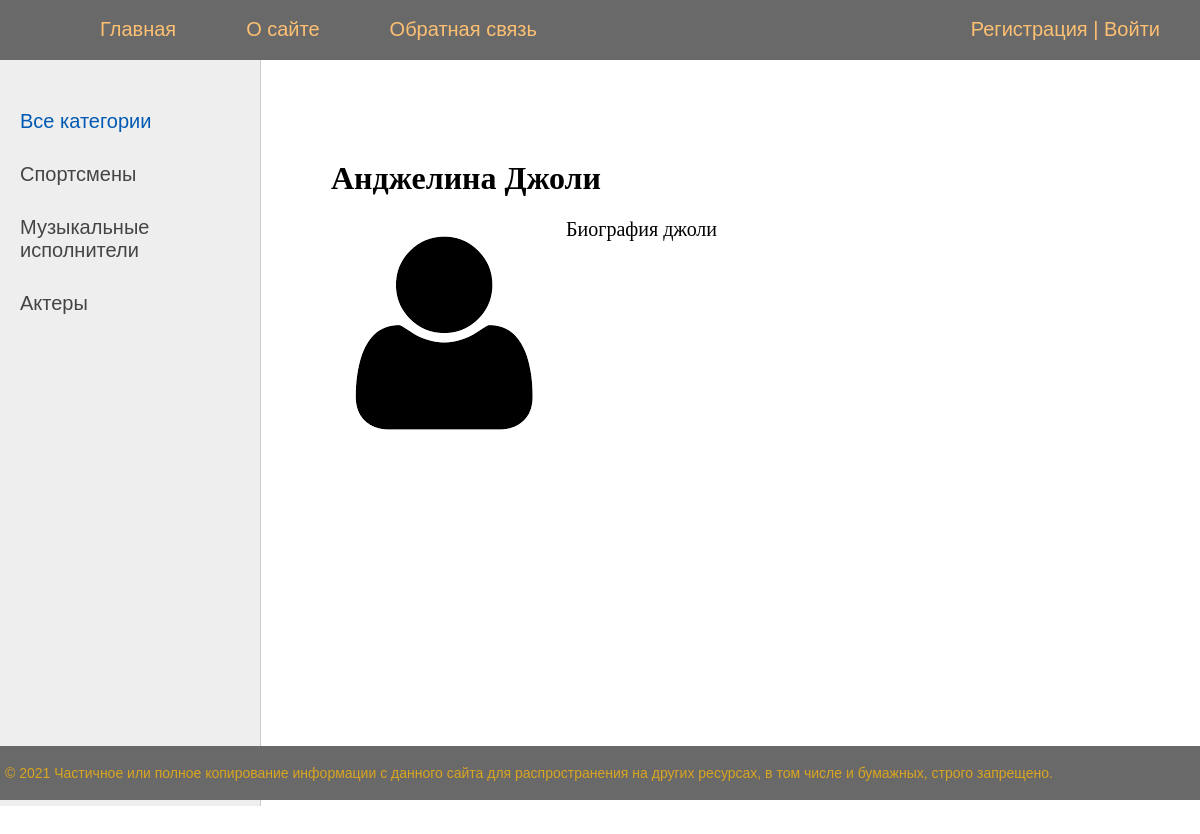
The app's page /post/andzhelina-dzholi/ with its own data.
### women/models.py (models this page shows, shortened)
class Category(models.Model):
    name = models.CharField('название', max_length=100, db_index=True)
    slug = models.SlugField(max_length=255, db_index=True, unique=True, verbose_name='URL')
    class Meta:
        verbose_name = 'Категория'
        verbose_name_plural = 'Категории'
    def __str__(self):
        return self.name
    def get_absolute_url(self):
        return reverse('category', kwargs={'cat_slug': self.slug})

class Women(models.Model):
    title = models.CharField('Название', max_length=255)
    slug = models.SlugField(max_length=255, db_index=True, unique=True, verbose_name='URL')
    content = models.TextField(blank=True)
    photo = models.ImageField('Фото', upload_to="photos/%Y/%m/%d/")
    time_create = models.DateTimeField('Время создания', auto_now_add=True)
    time_update = models.DateTimeField(auto_now=True)
    is_published = models.BooleanField('Опубликовано', default=True)
    cat = models.ForeignKey('Category', on_delete=models.PROTECT, verbose_name='Категории')
    def __str__(self):
        return self.title
    class Meta:
        verbose_name = 'Известные люди'
        verbose_name_plural = 'Известные люди'
        ordering = ['time_create', 'title']

### women/views.py (the view)
# urls.py: path('post/<slug:post_slug>/', ShowPost.as_view(), name='post'),
class ShowPost(DataMixin, DetailView):
    model = Women
    template_name = 'women/post.html'
    slug_url_kwarg = 'post_slug'
    context_object_name = 'post'
    def get_context_data(self, **kwargs):
        context = super().get_context_data(**kwargs)
        c_def = self.get_user_context(title=context['post'])
        return dict(list(context.items()) + list(c_def.items()))

### women/templatetags/women_tags.py (called while the page is built)
@register.simple_tag()
def get_categories(filter=None):
    if filter is None:
        return Category.objects.all()
    return Category.objects.filter(pk=filter)

@register.inclusion_tag('women/list_categories.html')
def show_categories(sort=None, cat_selected=0):
    if not sort:
        cats = Category.objects.all()
    else:
        cats = Category.objects.order_by(sort)
    return {'cats': cats,
            'cat_selected': cat_selected}

### women/utils.py (called while the page is built)
    def get_user_context(self, **kwargs):
        context = kwargs
        cats = Category.objects.annotate(Count('women'))  #
        user_menu = menu.copy()
        if not self.request.user.is_authenticated:
            user_menu.pop(2)
        context['menu'] = user_menu
        context['cats'] = cats
        if 'cat_selected' not in context:
            context['cat_selected'] = 0
        return context

### women/templates/women/post.html
{% extends 'women/base.html' %}
{% block content %}
<h1>{{post.title}}</h1>
{% if post.photo %}
<p><img class="img-article-left" src="{{post.photo.url}}"></p>
{% endif %}
{{post.content|linebreaks}}
{% endblock %}

### women/templates/women/base.html (shortened to what this page needs)
{% load static %}
{% load women_tags %}
<!DOCTYPE html>
<html>
<head>
	<link type="text/css" href="{% static 'women/css/styles.css' %}" rel="stylesheet" />
</head>
<body>
<table class="table-page" border=0 cellpadding="0" cellspacing="0">
<tr><td valign=top>
{% block mainmenu %}
		<div class="header">
			<ul id="mainmenu" class="mainmenu">
			<li class="logo"><a href="{% url 'home' %}"><div class="logo"></div></a></li>
{% for m in menu %}
			<li><a href="{% url m.url_name %}">{{m.title}}</a></li>
{% endfor %}
				{% if request.user.is_authenticated %}
				<li class="last"> {{user.username}} | <a href="{% url 'logout' %}">Выйти</a></li>
				{% else %}
				<li class="last"><a href="{% url 'register' %}">Регистрация</a> | <a href="{% url 'login' %}">Войти</a></li>
				{% endif %}
			</ul>
		</div>
{% endblock mainmenu %}
<table class="table-content" border=0 cellpadding="0" cellspacing="0">
<tr>
	<td valign="top" class="left-chapters">
	<ul id="leftchapters">
{% if cat_selected == 0 %}
		<li class="selected">Все категории</li>
{% else %}
		<li><a href="{% url 'home' %}">Все категории</a></li>
{% endif %}
{% show_categories sort='-name'%}
	</ul>
</td>
<td valign="top" class="content">
	<div class="content-text">
{% block content %}
{% endblock %}
	</div>
</td></tr></table>
</td></tr>
<tr><td valign=top>
	<div id="footer">
		<p>&copy; 2021 Частичное или полное копирование информации с данного сайта для распространения на других ресурсах, в том числе и бумажных, строго запрещено.</p>
	</div>
</td></tr></table>
</body>
</html>

### women/templates/women/list_categories.html
{% for c in cats %}
	{% if c.pk == cat_selected %}
		<li class="selected">{{c.name}}</li>
	{% else %}
		<li><a href="{{ c.get_absolute_url }}">{{c.name}}</a></li>
	{% endif %}
{% endfor %}

### women/static/women/css/styles.css (style rules this page uses)
html, body { font-family: 'Arial'; margin: 0; padding: 0; height: 100%; width: 100%; color: #444; }
a { color: #0059b2; text-decoration: none; }
img { max-width: 600px; height: auto; }
img.img-article-left { max-width: 300px; height: auto; float: left; padding: 0 10px 10px 0; }
.table-page { width: 100%; height: 100%; vertical-align: top; }
.table-page tr { height: 100%; }
.header { background: #696969; height: 60px; }
.logo { background: url('../images/logo.png') no-repeat 10px 5px; width: 70px; height: 60px; }
ul.mainmenu { list-style: none; margin: 0; padding: 0; height: 60px; color: #fdc073; font-size: 20px; overflow: hidden; }
ul.mainmenu li { float: left; margin: 18px 40px 0 30px; }
ul.mainmenu li.logo { margin: 0; }
ul.mainmenu li.last { float: right; }
ul.mainmenu li a { color: #fdc073; text-decoration: none; }
.table-content { width: 100%; min-height: 100%; height: 100%; }
.left-chapters { margin: 0; background: #eee; border-right: 1px solid #ccc; min-height: 100%; }
.left-chapters ul { width: 230px; min-height: 100%; margin: 0; padding: 20px 10px 10px 20px; list-style: none; font-size: 20px; }
.left-chapters ul li { margin: 30px 0 0 0; color: #999; }
.left-chapters ul li.selected { color: #0059b2; }
.left-chapters ul li a { color: #444; text-decoration: none; }
.content { padding: 40px 20px 20px 40px; width: 100%; box-sizing: border-box; }
.content-text { margin: 60px 0 0 30px; color: #000; font-size: 20px; font-family: Yandex Sans Display Light; }
.content-text h1 { font-size: 32px; }
#footer { box-sizing: border-box; background: #696969; padding: 5px; color: #DAA520; font-size: 14px; font-family: Verdana, Geneva, Arial, Helvetica; text-align: left; overflow: hidden; }

### records on screen
Category: name "Спортсмены"
Category: name "Музыкальные исполнители"
Category: name "Актеры"
Women: title "Анджелина Джоли", photo (picture), content "Биография джоли"

### other values on screen
{{ m.title }} "Главная" "О сайте" "Обратная связь"
